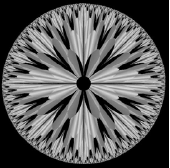
%> input picture Chapter3/image/bittest.PNG, 170 x 168 px
$ octave Bit_plane_slicing.m   (GNU Octave 9; MATLAB toolbox functions it lacks are replaced by stand-ins)
%> lines starting %> are read from the running program, lines starting %| are printed output that depends on the picture; in (x1, y1, x2, y2) boxes, pixels count from 0 and x2, y2 are one past the last pixel; in counts of white or black regions, pixels touching at a corner belong together; the program's own positions count from 1
clear;
clc;

% بارگذاری تصویر
img = imread('image/bittest.PNG');
%> img is the input picture: size 168x170x3 uint8; min 0, max 255, mean 89.7
img_gray = rgb2gray(img);

% تبدیل تصویر به باینری
img_bin = dec2bin(img_gray);
%> img_bin = 28560 items

% تعداد بیت‌ها
num_bits = size(img_bin, 2);
%> num_bits = 8

% برش بیت‌سطح
for i = 1:num_bits
    bit_plane = img_bin(:, i) - '0'; % تبدیل به عدد
    bit_plane = reshape(bit_plane, size(img_gray)); % تغییر شکل به تصویر
    figure, imshow(bit_plane);
    title(['بیت‌سطح ', num2str(i)]);
end
%> this loop made 8 passes
%> pass 1, `bit_plane = reshape(bit_plane, size(img_gray));`:
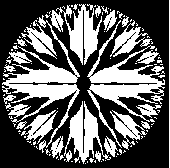
%> bit_plane: size 168x170 double; values 0 (black) and 1 (white), 38.2% white; 107 white regions (83 under 20 px), largest, box (x1, y1, x2, y2) and area: (87, 20, 165, 148) 2448, (2, 15, 80, 153) 2279, (50, 4, 102, 65) 1300
%> pass 2, `bit_plane = reshape(bit_plane, size(img_gray));`:
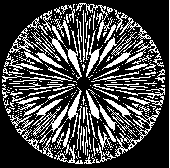
%> bit_plane: size 168x170 double; values 0 (black) and 1 (white), 28.3% white in thin lines or dots
%> pass 3, `bit_plane = reshape(bit_plane, size(img_gray));`:
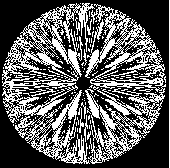
%> bit_plane: size 168x170 double; values 0 (black) and 1 (white), 35.9% white in thin lines or dots
